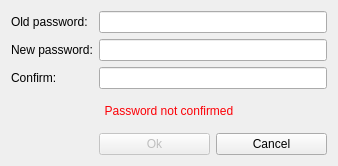
<?xml version="1.0" encoding="UTF-8"?>
<ui version="4.0">
 <class>ChangePasswordDialog</class>
 <widget class="QDialog" name="ChangePasswordDialog">
  <property name="geometry">
   <rect>
    <x>0</x>
    <y>0</y>
    <width>338</width>
    <height>166</height>
   </rect>
  </property>
  <property name="sizePolicy">
   <sizepolicy hsizetype="Fixed" vsizetype="Fixed">
    <horstretch>0</horstretch>
    <verstretch>0</verstretch>
   </sizepolicy>
  </property>
  <property name="minimumSize">
   <size>
    <width>338</width>
    <height>0</height>
   </size>
  </property>
  <property name="maximumSize">
   <size>
    <width>338</width>
    <height>16777215</height>
   </size>
  </property>
  <property name="windowTitle">
   <string>Change password</string>
  </property>
  <layout class="QGridLayout" name="gridLayout">
   <item row="4" column="1">
    <widget class="QPushButton" name="m_okButton">
     <property name="enabled">
      <bool>false</bool>
     </property>
     <property name="text">
      <string>Ok</string>
     </property>
     <property name="default">
      <bool>true</bool>
     </property>
    </widget>
   </item>
   <item row="2" column="1" colspan="2">
    <widget class="QLineEdit" name="m_newPasswordConfirmationEdit">
     <property name="echoMode">
      <enum>QLineEdit::Password</enum>
     </property>
    </widget>
   </item>
   <item row="0" column="0">
    <widget class="QLabel" name="label_3">
     <property name="text">
      <string>Old password:</string>
     </property>
    </widget>
   </item>
   <item row="0" column="1" colspan="2">
    <widget class="QLineEdit" name="m_oldPasswordEdit">
     <property name="echoMode">
      <enum>QLineEdit::Password</enum>
     </property>
    </widget>
   </item>
   <item row="4" column="2">
    <widget class="QPushButton" name="m_cancelButton">
     <property name="text">
      <string>Cancel</string>
     </property>
    </widget>
   </item>
   <item row="1" column="0">
    <widget class="QLabel" name="label">
     <property name="sizePolicy">
      <sizepolicy hsizetype="Maximum" vsizetype="Preferred">
       <horstretch>0</horstretch>
       <verstretch>0</verstretch>
      </sizepolicy>
     </property>
     <property name="text">
      <string>New password:</string>
     </property>
    </widget>
   </item>
   <item row="1" column="1" colspan="2">
    <widget class="QLineEdit" name="m_newPasswordEdit">
     <property name="sizePolicy">
      <sizepolicy hsizetype="Expanding" vsizetype="Fixed">
       <horstretch>0</horstretch>
       <verstretch>0</verstretch>
      </sizepolicy>
     </property>
     <property name="echoMode">
      <enum>QLineEdit::Password</enum>
     </property>
    </widget>
   </item>
   <item row="2" column="0">
    <widget class="QLabel" name="label_2">
     <property name="sizePolicy">
      <sizepolicy hsizetype="Maximum" vsizetype="Preferred">
       <horstretch>0</horstretch>
       <verstretch>0</verstretch>
      </sizepolicy>
     </property>
     <property name="text">
      <string>Confirm:</string>
     </property>
    </widget>
   </item>
   <item row="3" column="0" colspan="3">
    <widget class="QLabel" name="m_errorLabel">
     <property name="palette">
      <palette>
       <active>
        <colorrole role="WindowText">
         <brush brushstyle="SolidPattern">
          <color alpha="255">
           <red>252</red>
           <green>1</green>
           <blue>7</blue>
          </color>
         </brush>
        </colorrole>
       </active>
       <inactive>
        <colorrole role="WindowText">
         <brush brushstyle="SolidPattern">
          <color alpha="255">
           <red>252</red>
           <green>1</green>
           <blue>7</blue>
          </color>
         </brush>
        </colorrole>
       </inactive>
       <disabled>
        <colorrole role="WindowText">
         <brush brushstyle="SolidPattern">
          <color alpha="255">
           <red>127</red>
           <green>127</green>
           <blue>127</blue>
          </color>
         </brush>
        </colorrole>
       </disabled>
      </palette>
     </property>
     <property name="text">
      <string>Password not confirmed</string>
     </property>
     <property name="alignment">
      <set>Qt::AlignCenter</set>
     </property>
    </widget>
   </item>
  </layout>
 </widget>
 <tabstops>
  <tabstop>m_oldPasswordEdit</tabstop>
  <tabstop>m_newPasswordEdit</tabstop>
  <tabstop>m_newPasswordConfirmationEdit</tabstop>
  <tabstop>m_okButton</tabstop>
  <tabstop>m_cancelButton</tabstop>
 </tabstops>
 <resources/>
 <connections>
  <connection>
   <sender>m_newPasswordEdit</sender>
   <signal>textChanged(QString)</signal>
   <receiver>ChangePasswordDialog</receiver>
   <slot>checkPassword(QString)</slot>
   <hints>
    <hint type="sourcelabel">
     <x>223</x>
     <y>64</y>
    </hint>
    <hint type="destinationlabel">
     <x>168</x>
     <y>82</y>
    </hint>
   </hints>
  </connection>
  <connection>
   <sender>m_newPasswordConfirmationEdit</sender>
   <signal>textChanged(QString)</signal>
   <receiver>ChangePasswordDialog</receiver>
   <slot>checkPassword(QString)</slot>
   <hints>
    <hint type="sourcelabel">
     <x>223</x>
     <y>103</y>
    </hint>
    <hint type="destinationlabel">
     <x>168</x>
     <y>82</y>
    </hint>
   </hints>
  </connection>
  <connection>
   <sender>m_okButton</sender>
   <signal>clicked()</signal>
   <receiver>ChangePasswordDialog</receiver>
   <slot>accept()</slot>
   <hints>
    <hint type="sourcelabel">
     <x>169</x>
     <y>141</y>
    </hint>
    <hint type="destinationlabel">
     <x>168</x>
     <y>82</y>
    </hint>
   </hints>
  </connection>
  <connection>
   <sender>m_cancelButton</sender>
   <signal>clicked()</signal>
   <receiver>ChangePasswordDialog</receiver>
   <slot>reject()</slot>
   <hints>
    <hint type="sourcelabel">
     <x>277</x>
     <y>141</y>
    </hint>
    <hint type="destinationlabel">
     <x>168</x>
     <y>82</y>
    </hint>
   </hints>
  </connection>
 </connections>
 <slots>
  <slot>checkPassword(QString)</slot>
 </slots>
</ui>
